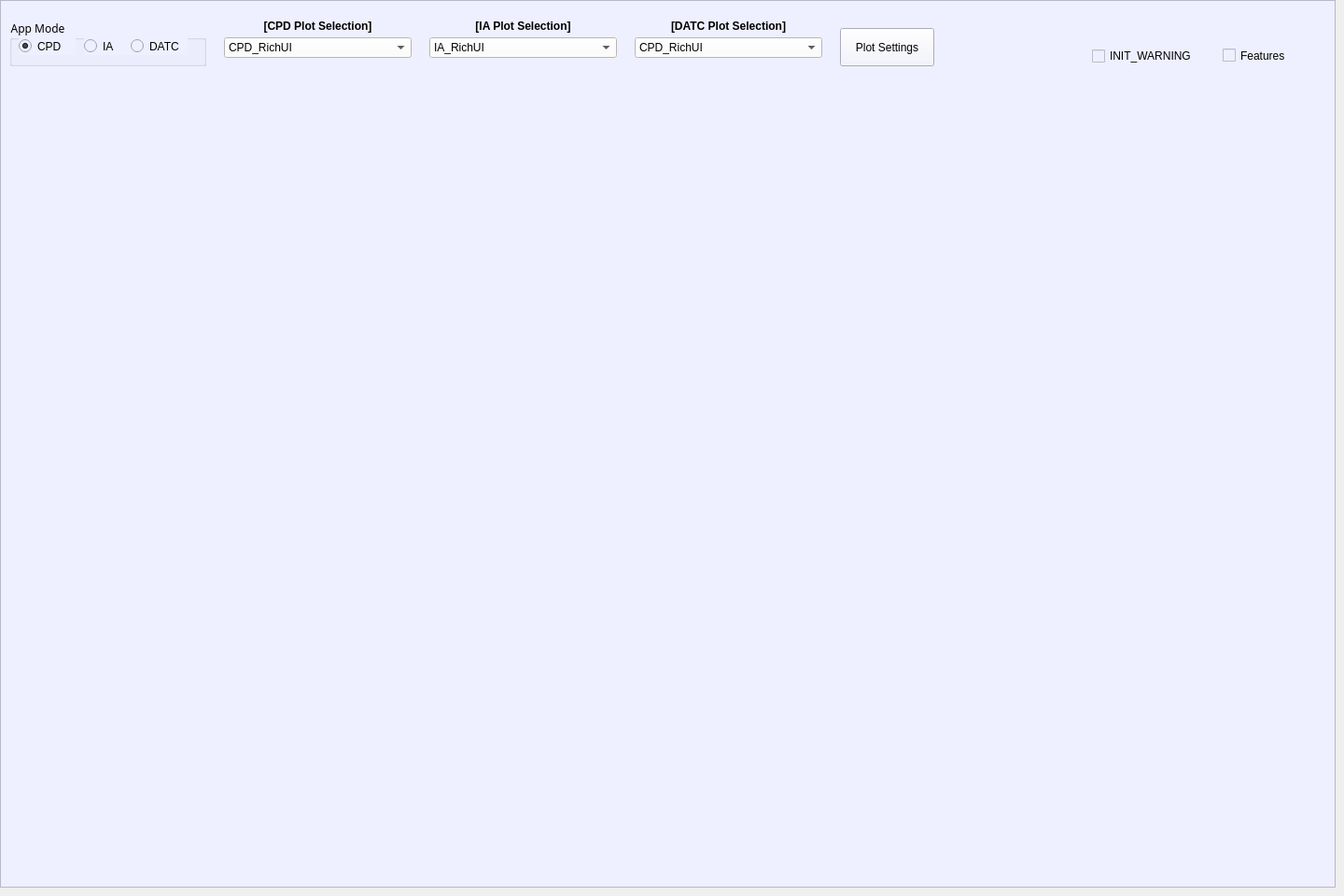
           <widget class="QWidget" name="VISUALIZER_TAB">
            <attribute name="title">
             <string>Visualizer</string>
            </attribute>
            <widget class="QFrame" name="FIXED_FRAME_TAB_BACKGROUND_VISUALIZER">
             <property name="geometry">
              <rect>
               <x>0</x>
               <y>0</y>
               <width>1431</width>
               <height>951</height>
              </rect>
             </property>
             <property name="styleSheet">
              <string notr="true">background-color: rgb(239, 240, 255);</string>
             </property>
             <property name="frameShape">
              <enum>QFrame::StyledPanel</enum>
             </property>
             <property name="frameShadow">
              <enum>QFrame::Raised</enum>
             </property>
             <widget class="QWidget" name="gridLayoutWidget">
              <property name="geometry">
               <rect>
                <x>10</x>
                <y>90</y>
                <width>1391</width>
                <height>851</height>
               </rect>
              </property>
              <layout class="QGridLayout" name="VISUALIZER_QGRID"/>
             </widget>
             <widget class="QPushButton" name="BTN_PLOTSETTING">
              <property name="geometry">
               <rect>
                <x>900</x>
                <y>30</y>
                <width>101</width>
                <height>41</height>
               </rect>
              </property>
              <property name="text">
               <string>Plot Settings</string>
              </property>
             </widget>
             <widget class="QComboBox" name="CMBB_CPD_PLOT_SELECT">
              <property name="geometry">
               <rect>
                <x>240</x>
                <y>40</y>
                <width>201</width>
                <height>22</height>
               </rect>
              </property>
              <property name="styleSheet">
               <string notr="true">background-color: rgb(255, 255, 255);</string>
              </property>
              <item>
               <property name="text">
                <string>CPD_RichUI</string>
               </property>
              </item>
              <item>
               <property name="text">
                <string>Range-Azimuth(Fast)</string>
               </property>
              </item>
              <item>
               <property name="text">
                <string>Range-Elevation(Fast)</string>
               </property>
              </item>
              <item>
               <property name="text">
                <string>Range-Doppler(Fast)</string>
               </property>
              </item>
              <item>
               <property name="text">
                <string>Range-EachRX(Fast)</string>
               </property>
              </item>
              <item>
               <property name="text">
                <string>Chirp-EachRX(Fast)</string>
               </property>
              </item>
              <item>
               <property name="text">
                <string>Range-Azimuth(Slow)</string>
               </property>
              </item>
              <item>
               <property name="text">
                <string>Range-Elevation(Slow)</string>
               </property>
              </item>
              <item>
               <property name="text">
                <string>Range-Doppler(Slow)</string>
               </property>
              </item>
              <item>
               <property name="text">
                <string>Range-EachRX(Slow)</string>
               </property>
              </item>
              <item>
               <property name="text">
                <string>Chirp-EachRX(Slow)</string>
               </property>
              </item>
              <item>
               <property name="text">
                <string>Doppler-EachRX(Slow)</string>
               </property>
              </item>
              <item>
               <property name="text">
                <string>Chirp_Repres(1D)</string>
               </property>
              </item>
              <item>
               <property name="text">
                <string>Chirp_Repres(2D)</string>
               </property>
              </item>
              <item>
               <property name="text">
                <string>Doppler_Repres</string>
               </property>
              </item>
              <item>
               <property name="text">
                <string>Azimuth-Elevation(Fast)</string>
               </property>
              </item>
              <item>
               <property name="text">
                <string>Azimuth-Elevation(Slow)</string>
               </property>
              </item>
              <item>
               <property name="text">
                <string>STFT_Heatmap</string>
               </property>
              </item>
              <item>
               <property name="text">
                <string>STFT_Track</string>
               </property>
              </item>
              <item>
               <property name="text">
                <string>STFT_Track_FFT</string>
               </property>
              </item>
              <item>
               <property name="text">
                <string>G-Sensor</string>
               </property>
              </item>
              <item>
               <property name="text">
                <string>ETC</string>
               </property>
              </item>
             </widget>
             <widget class="QLabel" name="label_2">
              <property name="geometry">
               <rect>
                <x>250</x>
                <y>20</y>
                <width>181</width>
                <height>16</height>
               </rect>
              </property>
              <property name="font">
               <font>
                <weight>75</weight>
                <bold>true</bold>
               </font>
              </property>
              <property name="text">
               <string>[CPD Plot Selection]</string>
              </property>
              <property name="alignment">
               <set>Qt::AlignCenter</set>
              </property>
             </widget>
             <widget class="QGroupBox" name="GROUP_APPMODE">
              <property name="geometry">
               <rect>
                <x>10</x>
                <y>20</y>
                <width>211</width>
                <height>51</height>
               </rect>
              </property>
              <property name="font">
               <font>
                <family>굴림</family>
               </font>
              </property>
              <property name="title">
               <string>App Mode</string>
              </property>
              <widget class="QRadioButton" name="RADIO_CPD">
               <property name="geometry">
                <rect>
                 <x>10</x>
                 <y>20</y>
                 <width>61</width>
                 <height>19</height>
                </rect>
               </property>
               <property name="text">
                <string>CPD</string>
               </property>
               <property name="checked">
                <bool>true</bool>
               </property>
              </widget>
              <widget class="QRadioButton" name="RADIO_IA">
               <property name="geometry">
                <rect>
                 <x>80</x>
                 <y>20</y>
                 <width>51</width>
                 <height>19</height>
                </rect>
               </property>
               <property name="text">
                <string>IA</string>
               </property>
               <property name="checked">
                <bool>false</bool>
               </property>
              </widget>
              <widget class="QRadioButton" name="RADIO_DATC">
               <property name="geometry">
                <rect>
                 <x>130</x>
                 <y>20</y>
                 <width>61</width>
                 <height>19</height>
                </rect>
               </property>
               <property name="mouseTracking">
                <bool>true</bool>
               </property>
               <property name="text">
                <string>DATC</string>
               </property>
               <property name="checked">
                <bool>false</bool>
               </property>
              </widget>
             </widget>
             <widget class="QCheckBox" name="CHK_FEAT">
              <property name="geometry">
               <rect>
                <x>1310</x>
                <y>50</y>
                <width>96</width>
                <height>19</height>
               </rect>
              </property>
              <property name="text">
               <string>Features</string>
              </property>
             </widget>
             <widget class="QCheckBox" name="CHK_INIT_WARN">
              <property name="geometry">
               <rect>
                <x>1170</x>
                <y>50</y>
                <width>121</width>
                <height>20</height>
               </rect>
              </property>
              <property name="text">
               <string>INIT_WARNING</string>
              </property>
             </widget>
             <widget class="QLabel" name="label_3">
              <property name="geometry">
               <rect>
                <x>490</x>
                <y>20</y>
                <width>141</width>
                <height>16</height>
               </rect>
              </property>
              <property name="font">
               <font>
                <weight>75</weight>
                <bold>true</bold>
               </font>
              </property>
              <property name="text">
               <string>[IA Plot Selection]</string>
              </property>
              <property name="alignment">
               <set>Qt::AlignCenter</set>
              </property>
             </widget>
             <widget class="QComboBox" name="CMBB_IA_PLOT_SELECT">
              <property name="geometry">
               <rect>
                <x>460</x>
                <y>40</y>
                <width>201</width>
                <height>22</height>
               </rect>
              </property>
              <property name="styleSheet">
               <string notr="true">background-color: rgb(255, 255, 255);</string>
              </property>
              <item>
               <property name="text">
                <string>IA_RichUI</string>
               </property>
              </item>
              <item>
               <property name="text">
                <string>RD_NCI</string>
               </property>
              </item>
              <item>
               <property name="text">
                <string>Range-Azimuth(Fast)</string>
               </property>
              </item>
              <item>
               <property name="text">
                <string>Range-Elevation(Fast)</string>
               </property>
              </item>
              <item>
               <property name="text">
                <string>Range-Doppler(Fast)</string>
               </property>
              </item>
              <item>
               <property name="text">
                <string>Range-EachRX(Fast)</string>
               </property>
              </item>
              <item>
               <property name="text">
                <string>G-Sensor</string>
               </property>
              </item>
              <item>
               <property name="text">
                <string>ETC</string>
               </property>
              </item>
             </widget>
             <widget class="QComboBox" name="CMBB_DATC_PLOT_SELECT">
              <property name="geometry">
               <rect>
                <x>680</x>
                <y>40</y>
                <width>201</width>
                <height>22</height>
               </rect>
              </property>
              <property name="styleSheet">
               <string notr="true">background-color: rgb(255, 255, 255);</string>
              </property>
              <item>
               <property name="text">
                <string>CPD_RichUI</string>
               </property>
              </item>
              <item>
               <property name="text">
                <string>Range-Azimuth(Slow)</string>
               </property>
              </item>
              <item>
               <property name="text">
                <string>Range-Elevation(Slow)</string>
               </property>
              </item>
              <item>
               <property name="text">
                <string>Range-Doppler(Slow)</string>
               </property>
              </item>
              <item>
               <property name="text">
                <string>Range-EachRX(Slow)</string>
               </property>
              </item>
              <item>
               <property name="text">
                <string>Chirp_Repres(1D)</string>
               </property>
              </item>
              <item>
               <property name="text">
                <string>Chirp_Repres(2D)</string>
               </property>
              </item>
              <item>
               <property name="text">
                <string>Doppler_Repres</string>
               </property>
              </item>
              <item>
               <property name="text">
                <string>Azimuth-Elevation(Slow)</string>
               </property>
              </item>
              <item>
               <property name="text">
                <string>G-Sensor</string>
               </property>
              </item>
              <item>
               <property name="text">
                <string>ETC</string>
               </property>
              </item>
             </widget>
             <widget class="QLabel" name="label_4">
              <property name="geometry">
               <rect>
                <x>690</x>
                <y>20</y>
                <width>181</width>
                <height>16</height>
               </rect>
              </property>
              <property name="font">
               <font>
                <weight>75</weight>
                <bold>true</bold>
               </font>
              </property>
              <property name="text">
               <string>[DATC Plot Selection]</string>
              </property>
              <property name="alignment">
               <set>Qt::AlignCenter</set>
              </property>
             </widget>
            </widget>
           </widget>
